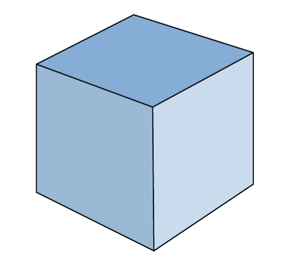
#> input picture OpenCV/Cube.png, 284 x 259 px
$ python HarrisCornerDet.py
#> lines starting #> are read from the running program, lines starting #| are printed output that depends on the picture; after the words box and inside, x2 and y2 are one past the last pixel; in counts of white or black regions, pixels touching at a corner belong together
import numpy as np
import cv2 as cv

filename = 'Cube.png'
img = cv.imread(filename)
#> img is the input picture: shape (259, 284, 3); mean B, G, R 232.9, 218.2, 203.2
gray = cv.cvtColor(img,cv.COLOR_BGR2GRAY)
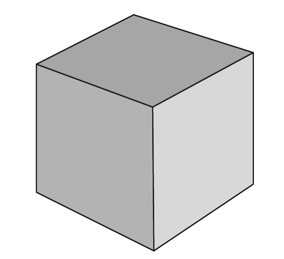
#> gray: shape (259, 284); min 0, max 255, mean 215.4

# find Harris corners
gray = np.float32(gray)
dst = cv.cornerHarris(gray,2,3,0.04)
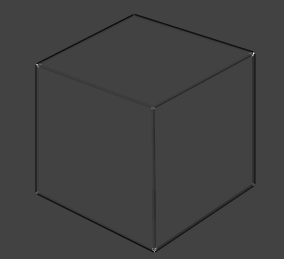
#> dst: shape (259, 284) float32; min -47485112, max 133254008, mean -724741.8; drawn with min black and max white
dst = cv.dilate(dst,None)
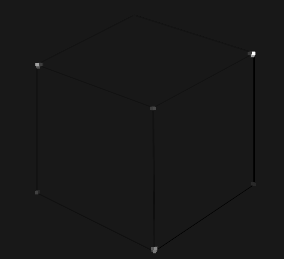
#> dst: shape (259, 284) float32; min -14322439, max 133254008, mean -27986; drawn with min black and max white
ret, dst = cv.threshold(dst,0.01*dst.max(),255,0)
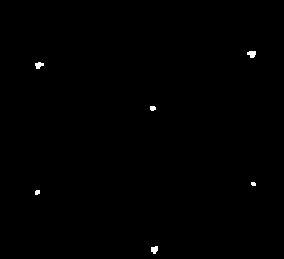
#> dst: shape (259, 284) float32; 0.27% white; 6 white regions (1 under 20 px), largest, box (x1, y1, x2, y2) and area: (247, 51, 256, 58) 48, (35, 62, 44, 69) 43, (151, 246, 158, 254) 43, (150, 106, 156, 111) 26, (35, 190, 40, 195) 22
#> ret = 1332540.1
dst = np.uint8(dst)

# find centroids
ret, labels, stats, centroids = cv.connectedComponentsWithStats(dst)
#> labels: shape (259, 284) int32; 7 distinct labels, from 0 to 6
#> ret = 7; stats = [[0, 0, 284, 259, 73356], [247, 51, 9, 7, 48], [35, 62, 9, 7, 43], [150, 106, 6, 5, 26], [251, 182, 5, 4, 18], [35, 190, 5, 5, 22], [151, 246, 7, 8, 43]]; centroids = [[141.5, 129], [251.4, 53.56], [38.6, 64.74], [152.3, 107.8], [253, 183.5], [36.95, 191.9], [154.1, 249.2]]

# define the criteria to stop and refine the corners
criteria = (cv.TERM_CRITERIA_EPS + cv.TERM_CRITERIA_MAX_ITER, 100, 0.001)
corners = cv.cornerSubPix(gray,np.float32(centroids),(5,5),(-1,-1),criteria)
#> corners = [[141.5, 129], [252.9, 51.99], [35.45, 63.51], [152.4, 107.3], [253.3, 183.4], [35.4, 191.7], [153.4, 251]]

# Now draw them
res = np.hstack((centroids,corners))
#> res = [[141.5, 129, 141.5, 129], [251.4, 53.56, 252.9, 51.99], [38.6, 64.74, 35.45, 63.51], [152.3, 107.8, 152.4, 107.3], [253, 183.5, 253.3, 183.4], [36.95, 191.9, 35.4, 191.7], [154.1, 249.2, 153.4, 251]]
res = res.astype(np.intp)  # replaces np.int0
#> res = [[141, 128, 141, 128], [251, 53, 252, 51], [38, 64, 35, 63], [152, 107, 152, 107], [253, 183, 253, 183], [36, 191, 35, 191], [154, 249, 153, 251]]

"""img[res[:,1], res[:,0]] = [0,0,255]   # red
img[res[:,3], res[:,2]] = [0,255,0]   # green
"""
for x, y in zip(res[:,0], res[:,1]):   # original centroids
    cv.circle(img, (x, y), 5, (0, 0, 255), -1)  # radius=5, red
#> this loop made 7 passes
#> (x, y) on passes 1 to 7: (141, 128), (251, 53), (38, 64), (152, 107), (253, 183), (36, 191), (154, 249)
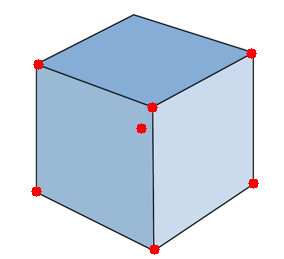
#> img: shape (259, 284, 3); 0.77% of pixels changed, all inside (x1, y1, x2, y2) = (31, 48, 259, 255)

for x, y in zip(res[:,2], res[:,3]):   # refined corners
    cv.circle(img, (x, y), 5, (0, 255, 0), -1)  # radius=5, green
#> this loop made 7 passes
#> (x, y) on passes 1 to 7: (141, 128), (252, 51), (35, 63), (152, 107), (253, 183), (35, 191), (153, 251)
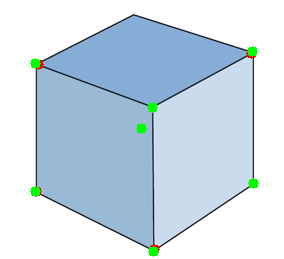
#> img: shape (259, 284, 3); 0.77% of pixels changed, all inside (x1, y1, x2, y2) = (30, 46, 259, 257)

cv.imwrite('subpixel5.png',img)

$ run again, with OpenCV/chessboard.png copied over OpenCV/Cube.png
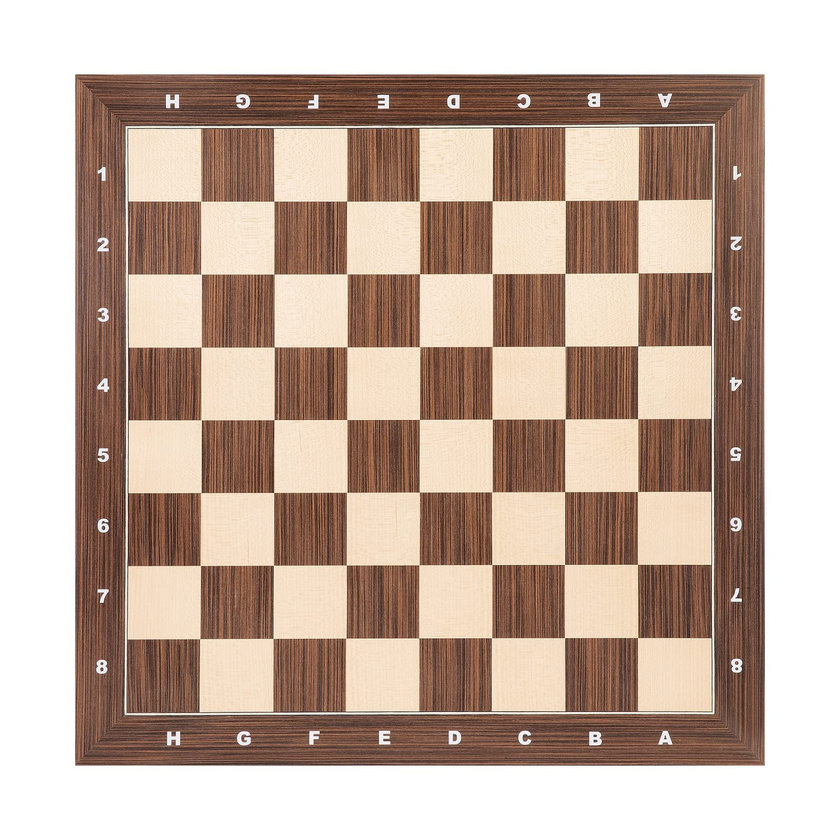
#> input picture OpenCV/chessboard.png, 840 x 840 px, shrunk from 1600 x 1600 before the run
#> img is the input picture: shape (840, 840, 3); mean B, G, R 162.3, 175.4, 196.4
#> `ret, dst = cv.threshold(dst,0.01*dst.max(),255,0)`:
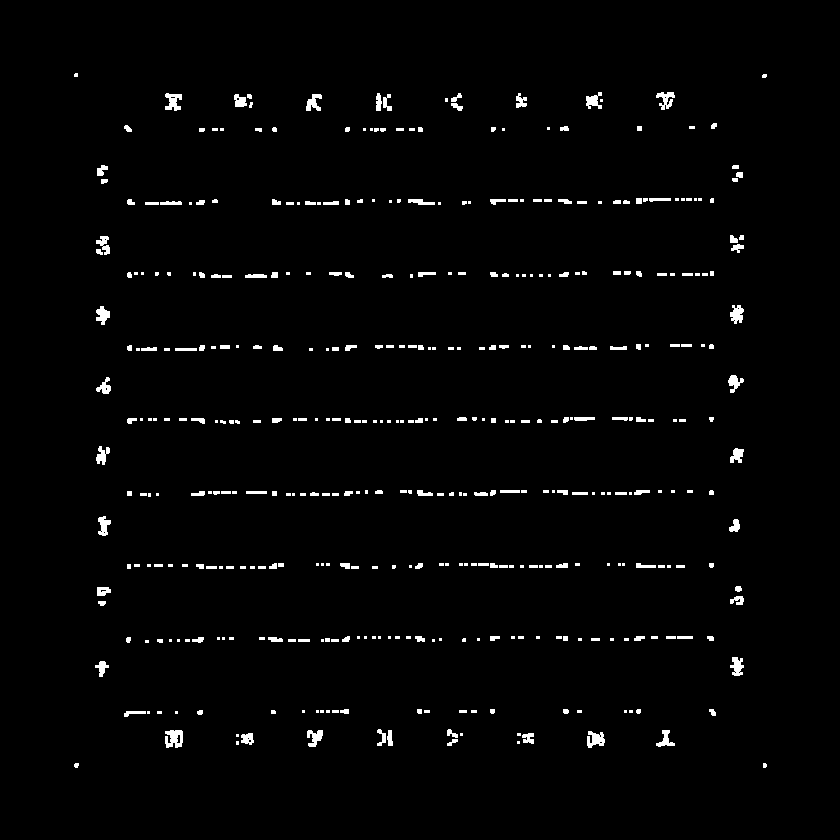
#> dst: shape (840, 840) float32; 1.8% white; 407 white regions (192 under 20 px), largest, box (x1, y1, x2, y2) and area: (165, 730, 183, 748) 249, (587, 731, 605, 748) 204, (165, 93, 182, 111) 195
#> `ret, dst = cv.threshold(dst,0.01*dst.max(),255,0)`: ret = 1110339
#> labels: shape (840, 840) int32; 408 distinct labels, from 0 to 407
#> `ret, labels, stats, centroids = cv.connectedComponentsWithStats(dst)`: ret = 408; stats = 408 rows, first 6: [0, 0, 840, 840, 692604], [74, 73, 4, 4, 15], [762, 74, 5, 4, 18], [165, 93, 17, 18, 195], [376, 93, 6, 18, 85], [451, 93, 11, 9, 48]; centroids = 408 pairs, first value 75.6 to 764.3, second value 74.6 to 765
#> corners = 408 pairs, first value 74.73 to 764.3, second value 74 to 764.9
#> `res = np.hstack((centroids,corners))`: res = 408 rows, first 6: [419.6, 419.5, 419.4, 419.5], [75.6, 74.6, 74.73, 74], [764, 75.5, 763.9, 74.15], [172.9, 101.2, 172.9, 101.2], [378.2, 102, 377.7, 101.2], [455.9, 97.42, 458.3, 94.73]
#> `res = res.astype(np.intp)`: res = 408 rows, first 6: [419, 419, 419, 419], [75, 74, 74, 74], [764, 75, 763, 74], [172, 101, 172, 101], [378, 101, 377, 101], [455, 97, 458, 94]
#> the loop `for x, y in zip(res[:,0], res[:,1]):` made 408 passes
#> (x, y) on passes 1 to 3: (419, 419), (75, 74), (764, 75)
#> the loop `for x, y in zip(res[:,2], res[:,3]):` made 408 passes
#> (x, y) on passes 1 to 3: (419, 419), (74, 74), (763, 74)
#> after the loop `for x, y in zip(res[:,2], res[:,3]):`:
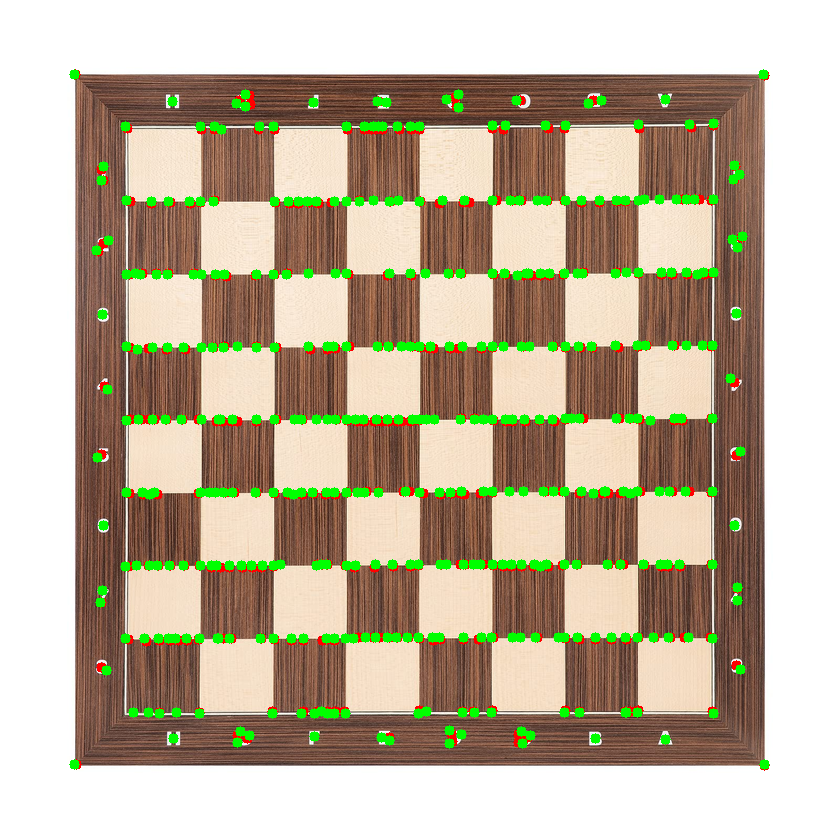
#> img: shape (840, 840, 3); mean B, G, R 155.5, 178.6, 189.6
